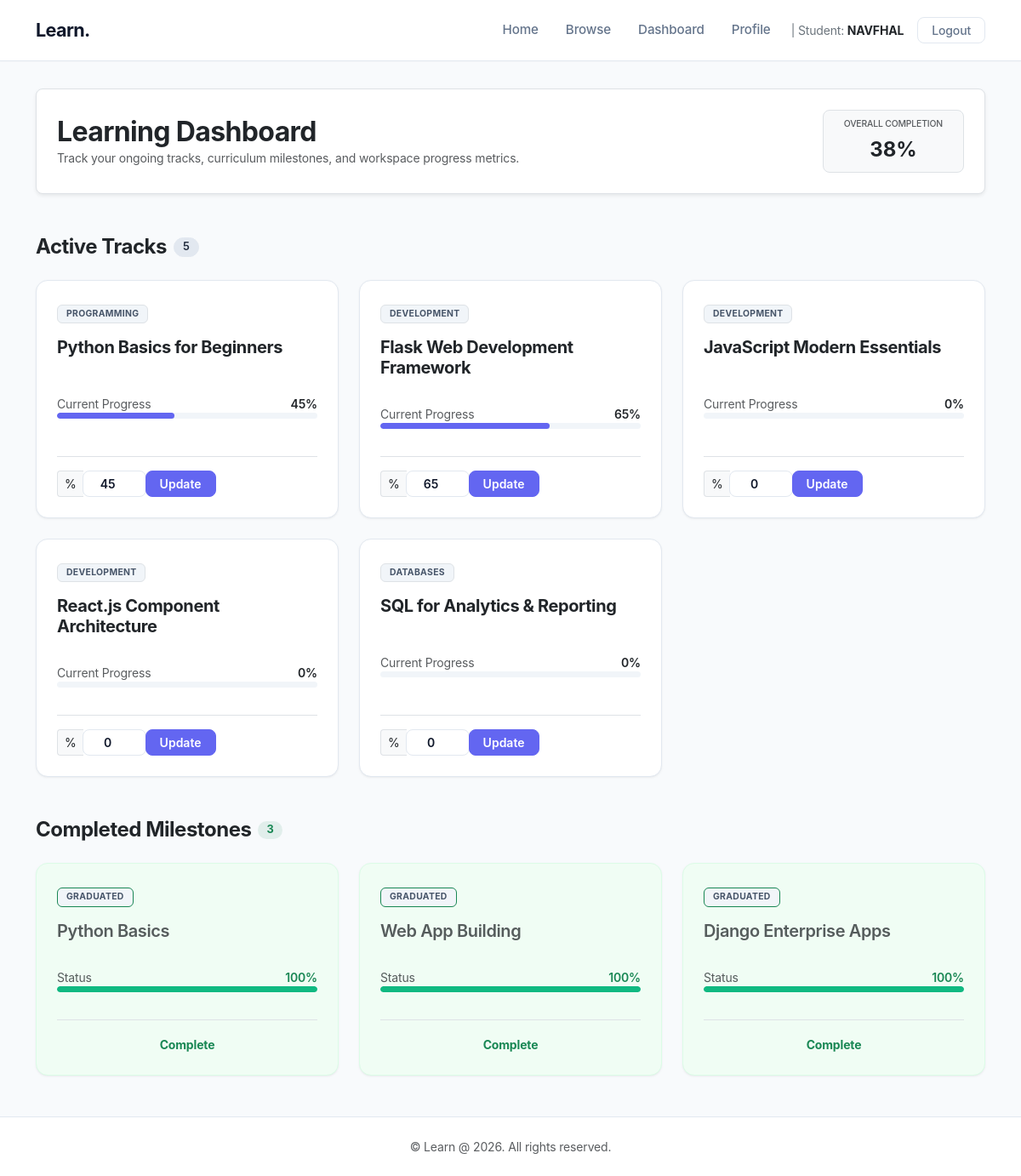
Page /dashboard (signed in) on the committed database.
### tables this page shows
CREATE TABLE ENROLEMENT (
                            enrollmentID INTEGER PRIMARY KEY AUTOINCREMENT,
                            UserID INTEGER,
                            CourseID INTEGER,
                            progress INTEGER DEFAULT 0,
                            enrollment_date TEXT,
                            FOREIGN KEY (UserID) REFERENCES USERS(UserID),
                            FOREIGN KEY (CourseID) REFERENCES COURSES(CourseID),
                            UNIQUE(UserID, CourseID));

CREATE TABLE COURSES (CourseID INTEGER PRIMARY KEY AUTOINCREMENT,
                                            COURSE_NAME TEXT NOT NULL,
                                            CATEGORY TEXT NOT NULL,
                                            DURATION TEXT NOT NULL,
                                            DESCRIPTION TEXT NOT NULL);

### app.py (the view, shortened to what this page needs)
@app.route('/dashboard', methods=['GET', 'POST']) # course progress dashboard
def dashboard():
    if 'user_id' not in session: # checking user in the session or not
        flash("Please log in to access your dashboard.", "error")
        return redirect(url_for('login'))
    user_id = session['user_id']
    my_coures = db.get_user_enrollments(user_id) # get the enrolled coures
    return render_template('dashboard.html', enrollments=my_coures)

### database.py (called while the page is built)
    def get_connection(self): #creating connection as method
        con = sqlite3.connect("courses.db")
        return con

    def get_user_enrollments(self, user_id):#using join to merge two table get
        con = self.get_connection()
        query = """
            SELECT e.enrollmentID, c.COURSE_NAME, c.CATEGORY, e.progress, e.enrollment_date
            FROM ENROLEMENT e
            JOIN COURSES c ON e.CourseID = c.CourseID
            WHERE e.UserID = ?
        """
        enrollments = con.execute(query, (user_id,)).fetchall()
        con.close()
        return enrollments

### templates/dashboard.html (shortened to what this page needs)
{% extends 'base.html' %}
{% block content %}
{% set total_enrolled = enrollments|length %}
{% set completed_count = namespace(value=0) %}
{% for row in enrollments %}
    {% if row[3] == 100 %}
        {% set completed_count.value = completed_count.value + 1 %}
    {% endif %}
{% endfor %}
{% if total_enrolled > 0 %}
    {% set overall_percentage = ((completed_count.value / total_enrolled) * 100)|round|int %}
{% else %}
    {% set overall_percentage = 0 %}
{% endif %}
<div class="mb-5 d-flex flex-column flex-md-row justify-content-between align-items-md-center gap-3 p-4 bg-white rounded-3 border shadow-sm">
    <div>
        <h2 class="fw-bold text-dark m-0 tracking-tight">Learning Dashboard</h2>
        <p class="text-muted m-0 small">Track your ongoing tracks, curriculum milestones, and workspace progress metrics.</p>
    </div>
    <div class="bg-light border rounded-3 p-2 px-4 text-center col-12 col-md-auto">
        <span class="text-muted small fw-medium d-block text-uppercase mb-1 tracking-wider" style="font-size: 0.65rem;">Overall Completion</span>
        <span class="fs-4 fw-bold text-dark">{{ overall_percentage }}%</span>
    </div>
</div>
<div class="mb-5">
    <div class="d-flex align-items-center gap-2 mb-4">
        <h4 class="fw-bold text-dark m-0 tracking-tight">Active Tracks</h4>
        <span class="badge rounded-pill bg-secondary bg-opacity-10 text-secondary fw-bold badge-pill-counter">{{ total_enrolled - completed_count.value }}</span>
    </div>
    <div class="row g-4">
        {% set active_found = namespace(value=false) %}
        {% for row in enrollments %}
            {% if row[3] < 100 %}
                {% set active_found.value = true %}
                <div class="col-12 col-md-6 col-lg-4">
                    <div class="card p-4 d-flex flex-column justify-content-between h-100">
                        <div>
                            <span class="badge bg-light text-secondary border mb-3 text-uppercase fw-bold badge-track-label">{{ row[2] }}</span>
                            <h5 class="fw-bold text-dark mb-3 line-height-sm tracking-tight">{{ row[1] }}</h5>
                        </div>
                        <div class="my-3">
                            <div class="d-flex justify-content-between align-items-center mb-1.5 small">
                                <span class="text-muted">Current Progress</span>
                                <strong class="text-dark fw-semibold">{{ row[3] }}%</strong>
                            </div>
                            <div class="progress">
                                <div class="progress-bar" role="progressbar" style="width: {{ row[3] }}%; background-color: var(--primary-purple) !important;"></div>
                            </div>
                        </div>
                        <div class="mt-3 pt-3 border-top">
                            <form action="{{ url_for('dashboard') }}" method="POST" class="m-0">
                                <div class="input-group input-group-sm">
                                    <span class="input-group-text border-end-0 small">%</span>
                                    <input type="number" name="progress" min="0" max="100" value="{{ row[3] }}" class="form-control text-center border-start-0 shadow-none fw-semibold progress-input-field" required>
                                    <button type="submit" class="btn btn-primary fw-medium px-3">Update</button>
                                </div>
                            </form>
                        </div>
                    </div>
                </div>
            {% endif %}
        {% endfor %}
    </div>
</div>
<div>
    <div class="d-flex align-items-center gap-2 mb-4">
        <h4 class="fw-bold text-dark m-0 tracking-tight">Completed Milestones</h4>
        <span class="badge rounded-pill bg-success bg-opacity-10 text-success fw-bold badge-pill-counter">{{ completed_count.value }}</span>
    </div>
    <div class="row g-4">
        {% set completed_found = namespace(value=false) %}
        {% for row in enrollments %}
            {% if row[3] == 100 %}
                {% set completed_found.value = true %}
                <div class="col-12 col-md-6 col-lg-4">
                    <div class="card p-4 d-flex flex-column justify-content-between h-100 card-completed-state">
                        <div>
                            <span class="badge bg-success text-success bg-opacity-10 border border-success border-opacity-20 mb-3 text-uppercase fw-bold badge-track-label">Graduated</span>
                            <h5 class="fw-semibold text-muted mb-3 line-height-sm tracking-tight">{{ row[1] }}</h5>
                        </div>
                        <div class="my-3">
                            <div class="d-flex justify-content-between align-items-center mb-1.5 small">
                                <span class="text-muted">Status</span>
                                <strong class="text-success fw-semibold">100%</strong>
                            </div>
                            <div class="progress">
                                <div class="progress-bar" role="progressbar" style="width: 100%; background-color: var(--success-green) !important;"></div>
                            </div>
                        </div>
                        <div class="mt-3 pt-3 border-top text-center">
                            <span class="text-success fw-bold small d-inline-flex align-items-center gap-1">
                                Complete
                            </span>
                        </div>
                    </div>
                </div>
            {% endif %}
        {% endfor %}
    </div>
</div>
{% endblock %}

### static/style.css (style rules this page uses)
:root { --bg-main: #F8FAFC; --card-bg: #FFFFFF; --text-main: #0F172A; --text-muted: #64748B; --primary-purple: #6366F1; --primary-hover: #4F46E5; --border-light: #E2E8F0; --success-green: #10B981; --success-bg: #F0FDF4; }
body { background-color: var(--bg-main) !important; color: var(--text-main) !important; font-family: -apple-system, BlinkMacSystemFont, "Segoe UI", Roboto, system-ui, sans-serif; letter-spacing: -0.01em; display: flex; flex-direction: column; min-height: 100vh; }
.card, .course-card { background: var(--card-bg) !important; border: 1px solid var(--border-light) !important; border-radius: 14px !important; box-shadow: 0 1px 3px 0 rgba(0, 0, 0, 0.05), 0 1px 2px -1px rgba(0, 0, 0, 0.05) !important; transition: all 0.25s cubic-bezier(0.4, 0, 0.2, 1) !important; }
h1, h2, h3, h4, h5, h6, label, p, .card-title { color: var(--text-main) !important; }
.badge.bg-secondary { background-color: #F1F5F9 !important; color: #475569 !important; border: 1px solid #E2E8F0 !important; font-weight: 600 !important; }
.badge-track-label { font-size: 0.65rem; padding: 5px 10px; letter-spacing: 0.03em; border-radius: 6px; background-color: #F1F5F9 !important; color: #475569 !important; }
.btn-primary { background-color: var(--primary-purple) !important; border-color: var(--primary-purple) !important; color: #FFFFFF !important; font-weight: 600 !important; border-radius: 8px !important; padding: 0.4rem 1rem; transition: all 0.15s ease !important; }
.progress { background-color: #F1F5F9 !important; border-radius: 9999px !important; height: 7px !important; overflow: hidden; }
.progress-bar { border-radius: 9999px !important; transition: width 0.5s ease !important; }
.form-control { background-color: var(--card-bg) !important; color: #0F172A !important; border: 1px solid var(--border-light) !important; border-radius: 8px !important; }
.form-control::placeholder { color: #94A3B8 !important; }
.tracking-tight { letter-spacing: -0.02em; }
.badge-pill-counter { font-size: 0.8rem; padding: 4px 10px; }
.progress-input-field { max-width: 75px; }
.card-completed-state { background-color: var(--success-bg) !important; border-color: #DCFCE7 !important; }
.badge.bg-secondary, .card-subtitle .badge, .card-subtitle span { background-color: #E2E8F0 !important; color: #1E293B !important; opacity: 1 !important; display: inline-block !important; visibility: visible !important; }

### rows in the picture
ENROLEMENT: CATEGORY "PROGRAMMING", COURSE_NAME "Python Basics for Beginners", progress "45"
ENROLEMENT: CATEGORY "DEVELOPMENT", COURSE_NAME "Flask Web Development Framework", progress "65"
ENROLEMENT: CATEGORY "DEVELOPMENT", COURSE_NAME "JavaScript Modern Essentials", progress "0"
ENROLEMENT: CATEGORY "DEVELOPMENT", COURSE_NAME "React.js Component Architecture", progress "0"
ENROLEMENT: CATEGORY "DATABASES", COURSE_NAME "SQL for Analytics & Reporting", progress "0"
ENROLEMENT: COURSE_NAME "Python Basics"
ENROLEMENT: COURSE_NAME "Web App Building"
ENROLEMENT: COURSE_NAME "Django Enterprise Apps"

### other values in the picture
{{ session.get('user_name') if session.get('user_name') else 'Student' }} "NAVFHAL"
{{ overall_percentage }} "38"
{{ total_enrolled - completed_count.value }} "5"
{{ completed_count.value }} "3"
